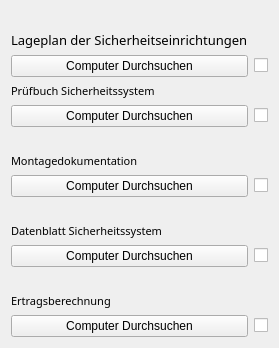
         <widget class="QWidget" name="scrollAreaWidgetContents_7">
          <property name="geometry">
           <rect>
            <x>0</x>
            <y>0</y>
            <width>276</width>
            <height>341</height>
           </rect>
          </property>
          <layout class="QGridLayout" name="gridLayout_15">
           <item row="0" column="0">
            <widget class="QLabel" name="label_50">
             <property name="text">
              <string/>
             </property>
            </widget>
           </item>
           <item row="7" column="0">
            <widget class="QPushButton" name="pushButton_montage_sicherheit">
             <property name="text">
              <string>Computer Durchsuchen</string>
             </property>
            </widget>
           </item>
           <item row="6" column="0">
            <widget class="QLabel" name="label_159">
             <property name="font">
              <font>
               <family>Century Gothic</family>
               <pointsize>8</pointsize>
               <weight>50</weight>
               <italic>false</italic>
               <bold>false</bold>
              </font>
             </property>
             <property name="text">
              <string>Montagedokumentation</string>
             </property>
            </widget>
           </item>
           <item row="9" column="0">
            <widget class="QLabel" name="label_160">
             <property name="font">
              <font>
               <family>Century Gothic</family>
               <pointsize>8</pointsize>
               <weight>50</weight>
               <italic>false</italic>
               <bold>false</bold>
              </font>
             </property>
             <property name="text">
              <string>Datenblatt Sicherheitssystem</string>
             </property>
            </widget>
           </item>
           <item row="1" column="0">
            <widget class="QLabel" name="label_155">
             <property name="font">
              <font>
               <family>Century Gothic</family>
               <pointsize>10</pointsize>
               <weight>50</weight>
               <italic>false</italic>
               <bold>false</bold>
              </font>
             </property>
             <property name="styleSheet">
              <string notr="true">font: 10pt &quot;Century Gothic&quot;;</string>
             </property>
             <property name="text">
              <string>Lageplan der Sicherheitseinrichtungen</string>
             </property>
            </widget>
           </item>
           <item row="10" column="1">
            <widget class="QCheckBox" name="checkBox_datenblatt_sicherheit">
             <property name="text">
              <string/>
             </property>
            </widget>
           </item>
           <item row="14" column="0">
            <spacer name="verticalSpacer_4">
             <property name="orientation">
              <enum>Qt::Vertical</enum>
             </property>
             <property name="sizeHint" stdset="0">
              <size>
               <width>20</width>
               <height>40</height>
              </size>
             </property>
            </spacer>
           </item>
           <item row="11" column="0">
            <widget class="QLabel" name="label_49">
             <property name="text">
              <string/>
             </property>
            </widget>
           </item>
           <item row="2" column="0">
            <widget class="QPushButton" name="pushButton_lageplan_sicherheit">
             <property name="text">
              <string>Computer Durchsuchen</string>
             </property>
            </widget>
           </item>
           <item row="3" column="0">
            <widget class="QLabel" name="label_157">
             <property name="font">
              <font>
               <family>Century Gothic</family>
               <pointsize>8</pointsize>
               <weight>50</weight>
               <italic>false</italic>
               <bold>false</bold>
              </font>
             </property>
             <property name="text">
              <string>Prüfbuch Sicherheitssystem</string>
             </property>
            </widget>
           </item>
           <item row="4" column="1">
            <widget class="QCheckBox" name="checkBox_pruefbuch_sicherheit">
             <property name="text">
              <string/>
             </property>
            </widget>
           </item>
           <item row="12" column="0">
            <widget class="QLabel" name="label_158">
             <property name="font">
              <font>
               <family>Century Gothic</family>
               <pointsize>8</pointsize>
               <weight>50</weight>
               <italic>false</italic>
               <bold>false</bold>
              </font>
             </property>
             <property name="text">
              <string>Ertragsberechnung</string>
             </property>
            </widget>
           </item>
           <item row="4" column="0">
            <widget class="QPushButton" name="pushButton_pruefbuch_sicherheit">
             <property name="text">
              <string>Computer Durchsuchen</string>
             </property>
            </widget>
           </item>
           <item row="7" column="1">
            <widget class="QCheckBox" name="checkBox_montage_sicherheit">
             <property name="text">
              <string/>
             </property>
            </widget>
           </item>
           <item row="13" column="1">
            <widget class="QCheckBox" name="checkBox_ertragsb_sicherheit">
             <property name="text">
              <string/>
             </property>
            </widget>
           </item>
           <item row="13" column="0">
            <widget class="QPushButton" name="pushButton_ertragsb_sicherheit">
             <property name="text">
              <string>Computer Durchsuchen</string>
             </property>
            </widget>
           </item>
           <item row="10" column="0">
            <widget class="QPushButton" name="pushButton_datenblatt_sicherheit">
             <property name="text">
              <string>Computer Durchsuchen</string>
             </property>
            </widget>
           </item>
           <item row="5" column="0">
            <widget class="QLabel" name="label_47">
             <property name="text">
              <string/>
             </property>
            </widget>
           </item>
           <item row="8" column="0">
            <widget class="QLabel" name="label_48">
             <property name="text">
              <string/>
             </property>
            </widget>
           </item>
           <item row="2" column="1">
            <widget class="QCheckBox" name="checkBox_lageplan_sicherheit">
             <property name="text">
              <string/>
             </property>
            </widget>
           </item>
          </layout>
         </widget>
